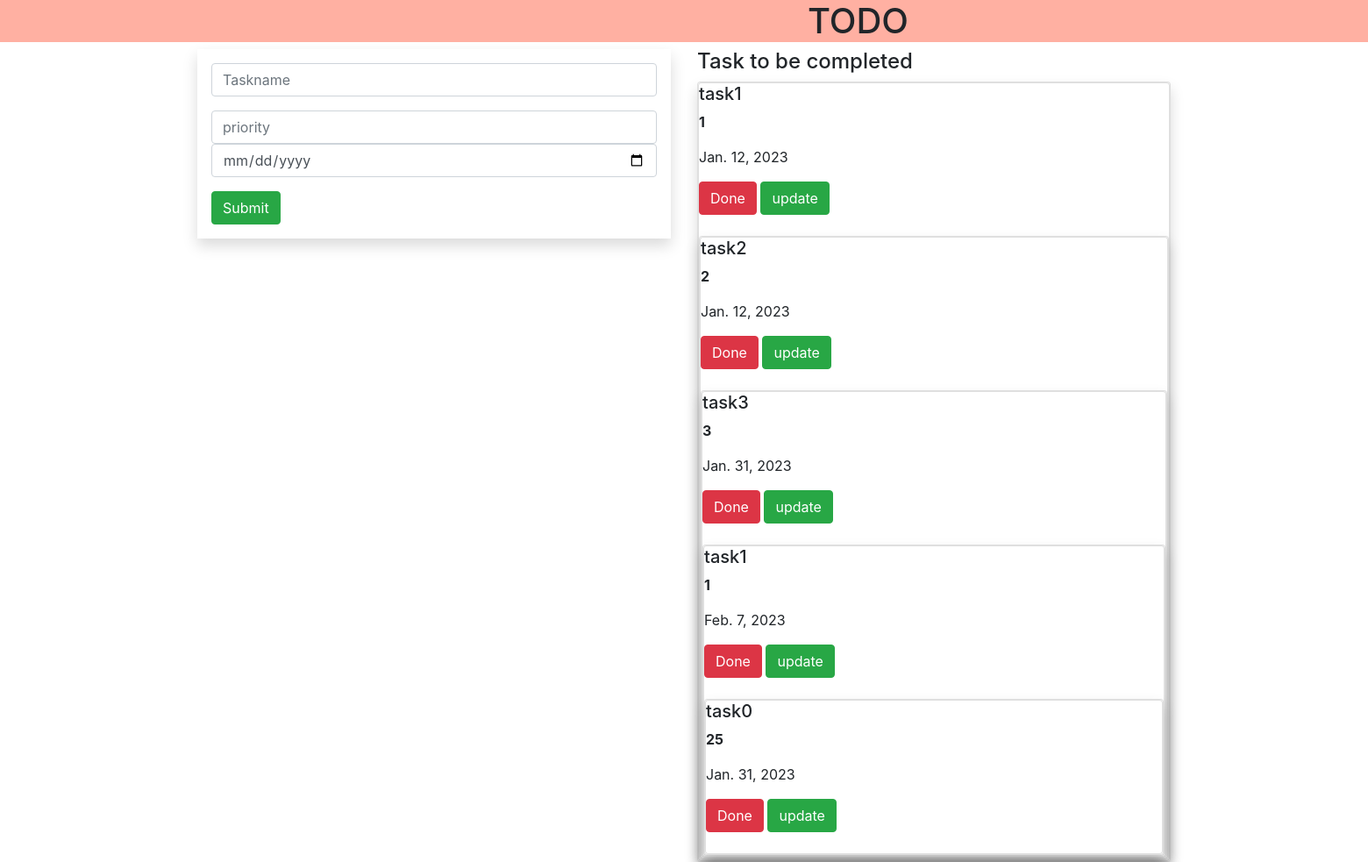
The page / on the database its author committed.
### todoapp/models.py (models this page shows, shortened)
class Task(models.Model):
    name = models.CharField(max_length=250)
    priority = models.IntegerField('')
    date=models.DateField()

### todoapp/views.py (the view)
# urls.py: path('',views.add,name='home'),
def add(request):
    task1 = Task.objects.all()
    if request.method == 'POST':
        name = request.POST.get('task', '')
        priority = request.POST.get('priority', '')
        date = request.POST.get('date', '')
        task = Task(name=name, priority=priority, date=date)
        task.save()
    return render(request, 'home.html', {'task1': task1})

### templates/home.html (shortened to what this page needs)
{% extends 'base.html' %}
{% block content %}
<div class="container-fluid">
    <div class="row">
        <div class="cl-md-12">
            <div class="banner">
                <div class="banner-text">
                    <h1>TODO</h1>
                </div>
            </div>
        </div>
    </div>
</div>
<div class="container">
    <div class="row">
        <div class="col-md-6">
        <form method="POST" class="p-3 shadow">
            <div class= "form-group">
    <input type="text" class="form-control" name="task" placeholder="Taskname">
</div>
<div class="form-gropu">
    <input type="text"  class="form-control" name="priority" placeholder="priority">
</div>
                     <div class= "form-group">
    <input type="date" class="form-control" name="date" placeholder="Enter your date">
</div>
    <input type="submit" class="btn btn-success">
        </form>
    </div>
   <div class="col-md-6">
       <h4> Task to be completed</h4>
       {% for i in task1 %}
       <div class="shadow card">
       <div class="card">
           <h5 class="card-tittle">{{i.name}}</h5>
           <p><b>{{i.priority}}</b></p>
            <p>{{i.date}}</p>
           <div style="text-align:left;">
           <a class="btn btn-danger" href="{% url 'delete' i.id %}">Done</a>
           <a class="btn btn-success" href="{% url 'update' i.id %}">update</a>
           </div>
       <br>
       {% endfor %}
</div>
    </div>
{% endblock %}

### templates/base.html (shortened to what this page needs)
{% load static %}
<!DOCTYPE html>
<html lang="en">
<head>
    <link rel="stylesheet" href="https://stackpath.bootstrapcdn.com/bootstrap/4.5.2/css/bootstrap.min.css">
    <link rel="stylesheet" href="{% static 'style.css'%}">
</head>
<body>
{% block content %}
{% endblock %}
</body>
</html>

### static/style.css (style rules this page uses)
.banner { background-color: rgba(255, 99, 71, 0.5); width: 1700%; }
.banner-text { text-align:center; }

### rows shown on the page
Task: name "task1", priority "1", date "Jan. 12, 2023"
Task: name "task2", priority "2", date "Jan. 12, 2023"
Task: name "task3", priority "3", date "Jan. 31, 2023"
Task: name "task1", priority "1", date "Feb. 7, 2023"
Task: name "task0", priority "25", date "Jan. 31, 2023"
